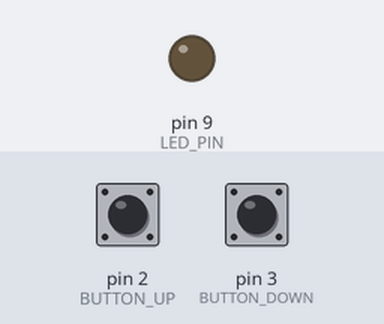
A sketch run on a simulated Arduino Uno, built with avr-gcc and run on an emulated ATmega328P. Parts: output pins drawn as LEDs (lit = HIGH). Inputs (shaded band) come from the test bench; at power-on: pin 2 (BUTTON_UP) LOW, pin 3 (BUTTON_DOWN) LOW.

Above: at 1.2 s.
1.3 s: pin 2 (BUTTON_UP) pulled HIGH for 0.15 s
At 2.4 s:
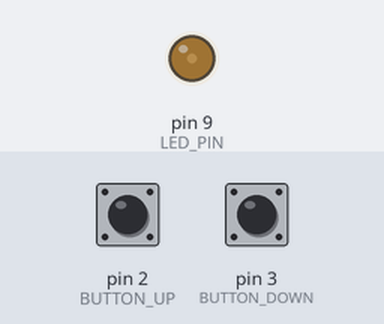
At 3.4 s:
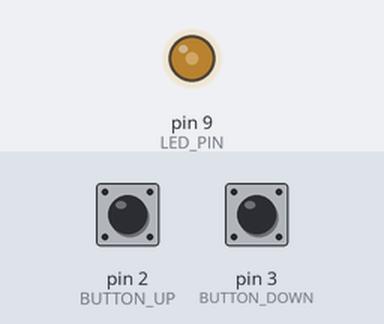
4.3 s: pin 3 (BUTTON_DOWN) pulled HIGH for 3.2 s
At 4.4 s:
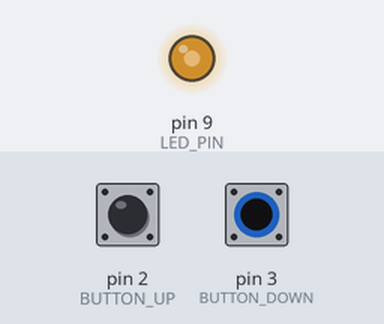
Timing chart, 0 to 13.0 s (numbered marks = the images above; inputs shaded):
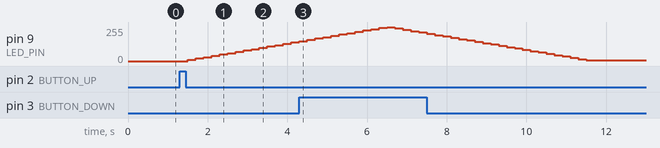

The sketch:

Aula_Pratica_3_Q2.ino
```cpp
/**
 * @file Aula_Pratica_3_Q2.ino
 * @brief Aula Prática 3 - Programação e Montagem de Hardware na Plataforma Arduino
 * @version 1.0
 * @date 2023-06-04
 *
 * A. O roteiro envolve o desenvolvimento de uma lógica em que dois botões controlem o brilho de um LED, um aumente e o outro diminua o brilho.
 * B. Deve conter 25/26 níveis com intervalo de 200ms.
 * C. Quando chegar ao máximo ou mínimo, o botão correspondente não deverá mais atuar no brilho.
 * D. Se chegou no máximo/mínimo, devera ficar assim ate que o botão "oposto" seja pressionado.
 */

// Definir os pinos dos botões e do LED
#define LED_PIN 9
#define BUTTON_UP 2
#define BUTTON_DOWN 3

// Variável para armazenar o brilho atual do LED
int brightness = 0;

// Variável para armazenar o intervalo de tempo entre cada atualização do brilho
int intervalo = 200;

void setup()
{
  // Configurar o pino do LED como saída
  pinMode(LED_PIN, OUTPUT);

  // Configurar os pinos dos botões como entrada
  pinMode(BUTTON_UP, INPUT);
  pinMode(BUTTON_DOWN, INPUT);
}

void loop()
{

  // Verificar se o botão para aumentar o brilho foi pressionado
  if (digitalRead(BUTTON_UP) == HIGH && brightness < 255)
  {
    // Aumentar o brilho do LED de 0 a 255 em incrementos de 10 e com intervalo de 200ms
    for (brightness = 0; brightness <= 255; brightness += 10)
    {
      // Atualizar o brilho do LED
      analogWrite(LED_PIN, brightness);
      delay(intervalo);
    }
  }

  // Verificar se o botão para diminuir o brilho foi pressionado
  if (digitalRead(BUTTON_DOWN) == HIGH && brightness > 0)
  {
    // Diminuir o brilho do LED de 255 a 0 em incrementos de -10 e intervalo de 200ms
    for (brightness = 255; brightness >= 0; brightness -= 10)
    {
      // Atualizar o brilho do LED
      analogWrite(LED_PIN, brightness);
      delay(intervalo);
    }
  }
}
```

Measured:
- after the input at 1.3 s, pin 9 (LED_PIN): moves from 0/255 to 140/255 over 2.6 s, starting after 0.20 s
